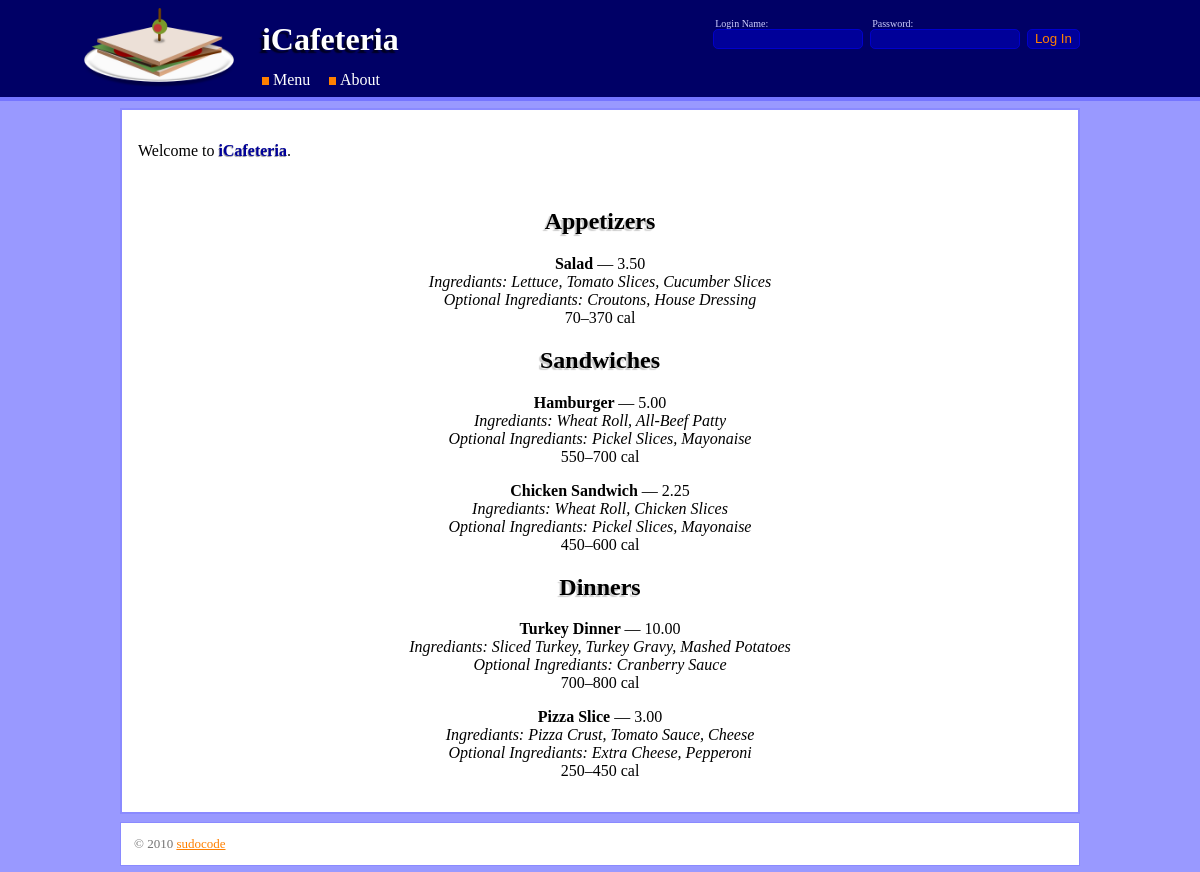
The page / on the database its author committed.
### tables this page shows
CREATE TABLE IF NOT EXISTS items (
    item_id INT AUTO_INCREMENT,
    item_name VARCHAR(20) NOT NULL,
    cost FLOAT NOT NULL,
    sold_out BOOLEAN NOT NULL DEFAULT FALSE,
    prep_time INT NOT NULL,
    item_type_id INT NOT NULL,
    PRIMARY KEY (item_id),
    FOREIGN KEY (item_type_id) REFERENCES item_types(item_type_id)
);

CREATE TABLE IF NOT EXISTS item_types (
    item_type_id INT AUTO_INCREMENT,
    item_type_name VARCHAR(20) NOT NULL,
    PRIMARY KEY (item_type_id)
);

CREATE TABLE IF NOT EXISTS ingreds (
    ingred_id INT AUTO_INCREMENT,
    description VARCHAR(20) NOT NULL,
    calories INT NOT NULL,
    PRIMARY KEY (ingred_id)
);

### htdocs/index.php (the view, shortened to what this page needs)
<?php include('../include/header.php'); ?>
<div id="welcome">
    <p>Welcome to <span class="special">iCafeteria</span>.</p>
</div>
<ul class="menu">
<?php
$results = mysql_query(<<<SQL
SELECT items.*,
       item_type_name,
       req_ingreds.calories AS min_calories,
       all_ingreds.calories AS max_calories
  FROM       items
        JOIN item_types
       USING (item_type_id)
        LEFT
        JOIN (   SELECT items.item_id AS item_id, SUM(ingreds.calories) AS calories
                   FROM       items
                         JOIN items_ingreds
                        USING (item_id)
                         JOIN ingreds
                        USING (ingred_id)
                  WHERE NOT items_ingreds.optional
               GROUP BY items.item_id
             ) AS req_ingreds
       USING (item_id)
        LEFT
        JOIN (   SELECT items.item_id AS item_id, SUM(ingreds.calories) AS calories
                   FROM       items
                         JOIN items_ingreds
                        USING (item_id)
                         JOIN ingreds
                        USING (ingred_id)
               GROUP BY items.item_id
             ) AS all_ingreds
       USING (item_id)
 ORDER
    BY item_type_id
SQL
    , $db)
    or die('Select failed: ' . mysql_error());
$prev_item_type_id = 0;
while (($row = mysql_fetch_assoc($results)) !== FALSE) {
    $cost = money_format('$%n', $row['cost']);
    if ($row['item_type_id'] != $prev_item_type_id) {
        echo "<li><h2>$row[item_type_name]</h2></li>";
        $prev_item_type_id = $row['item_type_id'];
    }
    echo '<li>';
    echo "<div class=\"title\">$row[item_name] <span class=\"cost\">&mdash; $cost</span>";
    echo "</div>";
    echo '<div class="ingrediants">';
    $ingred_result = mysql_query("SELECT description FROM items_ingreds join ingreds using (ingred_id) WHERE items_ingreds.item_id = $row[item_id] AND items_ingreds.optional = FALSE", $db)
        or die ('Select failed'.mysql_error());
    $first = true;
    while (($ingred_row = mysql_fetch_assoc($ingred_result)) != FALSE) {
        echo ($first ? 'Ingrediants: ' : ', ') . $ingred_row['description'];
        $first = false;
    }
    echo '</div>';
    echo '<div class="ingrediants">';
    $ingred_opt_result = mysql_query("SELECT description FROM items_ingreds join ingreds using (ingred_id) WHERE items_ingreds.item_id = $row[item_id] AND items_ingreds.optional = TRUE", $db)
        or die ('Select failed'.mysql_error());
    $first = true;
    while (($ingred_opt_row = mysql_fetch_assoc($ingred_opt_result)) != FALSE) {
        echo ($first ? 'Optional Ingrediants: ' : ', ') . $ingred_opt_row['description'];
        $first = false;
    }
    echo '</div>';
    $calories = "$row[min_calories]&ndash;$row[max_calories]";
    echo "<div class=\"calories\">$calories cal</div>";
    echo '</li>';
}
?>
</ul>
<?php include('../include/footer.php'); ?>

### include/header.php (shortened to what this page needs)
<?php
$db = mysql_connect('localhost:3306', 'www') or die('Cannot connect to database: ' . mysql_error());
?>
<!DOCTYPE html>
<html>
    <head>
        <link type="text/css" rel="stylesheet" href="/assets/style/layout.css">
        <link type="text/css" rel="stylesheet" href="/assets/style/theme.css">
    </head>
    <body>
        <div id="toolbar">
<?php if(isset($_SESSION['user_id'])): ?>
            <form action="/" method="POST">
                <input type="hidden" name="action" value="logout">
                <ul id="login">
                    <li class="login-info">
<?php
$user_result = mysql_query("SELECT * FROM users WHERE user_id=$_SESSION[user_id]", $db)
    or die('Select failed: ' . mysql_error());
$user_row = mysql_fetch_assoc($user_result);
echo "Logged in as $user_row[f_name] $user_row[l_name]";
?>
                    </li>
                    <li>
                        <button type="submit">Log Out</button>
                    </li>
                </ul>
            </form>
<?php else: ?>
            <form action="/" method="POST">
                <ul id="login">
                    <li>
                        <label for="username">Login Name:</label>
                        <input type="text" id="username" name="username" />
                    </li>
                    <li>
                        <label for="password">Password:</label>
                        <input type="password" id="password" name="password" />
                    </li>
                    <li>
                        <button type="submit">Log In</button>
                    </li>
                </ul>
            </form>
<?php endif; ?>
            <a href="/"><img id="logo" src="/assets/img/logo.png" alt="" /></a>
            <h1><a href="/">iCafeteria</a></h1>
            <ul id="main-nav">
                <li><a href="/">Menu</a></li>
                <li><a href="/about">About</a></li>
            </ul>
        </div>
        <div id="content">

### include/footer.php
        </div>
        <div id="footer">
            <p>&copy; 2010 <a href="http://sudocode.pbworks.com">sudocode</a></p>
        </div>
    </body>
</html>

### htdocs/assets/style/layout.css (style rules this page uses)
body { margin: 0; }
#content, #footer { margin: 1ex 10%; min-width: 800px; padding: 1em; }
#content #welcome { margin-bottom: 3em; }
#footer p { margin: 0; }
#login { float: right; margin: 1em 0 0 0; padding: 0; }
#login button, #login input { display: inline-block; }
#login button, #login input[type ~= button], #login input[type ~= submit] { padding: 0.2ex 1ex; }
#login input[type ~= password], #login input[type ~= text] { padding: 0.2ex 0.5ex; width: 20ex; }
#login label { padding: 0 0 0 0.5ex; display: block; }
#login li { display: inline-block; margin: 0 0 0 1ex; }
#logo { float: left; height: 5em; margin-left: -3em; margin-right: 1em; }
#main-nav { margin: 0; padding: 0; }
#main-nav a::before { content: ""; display: inline-block; height: 0.5em; margin: 0 0.5ex 0 0; width: 1ex; }
#main-nav > li { display: inline; margin: 0 2ex 0 0; }
#toolbar { min-width: 800px; padding: 0.5em 10%; }
#toolbar > h1 { margin: 0.4em 0; }
#toolbar > *:last-child::after { clear: both; content: ""; display: block; height: 0; visibility: hidden; }
.menu { list-style: none; margin: 0; padding: 0; text-align: center; }
.menu li { margin: 0 0 1em 0; padding: 0; }

### htdocs/assets/style/theme.css (style rules this page uses)
a { color: #FF8000; text-decoration: underline; }
a img { border: none; }
h1 { text-shadow: rgba(0, 0, 0, 0.7) -0.2ex 0.2ex 0.1ex; }
h1, h2, h3 { font-family: Georgia, Times, "Times New Roman", serif; }
h2 { text-shadow: rgba(0, 0, 0, 0.2) -0.2ex 0.2ex 0.1ex; }
html { background: #9999FF; }
#content, #footer { background: white; border: 0.3ex solid #8A8AFF; }
#content { color: black; }
#footer { color: #737373; font-size: small; }
#login { font-size: x-small; }
#login > li > label { color: #CCCCFF; font-size: x-small; }
#main-nav a { color: white; }
#main-nav a::before { background: #FF8000; }
#toolbar { background: #000066; border-bottom: 0.6ex solid #7575FF; color: white; font-family: Georgia, Times, "Times New Roman", serif; }
#toolbar a { color: white; text-decoration: none; }
#toolbar button, #toolbar input { -moz-border-radius: 0.7ex; -webkit-border-radius: 0.7ex; background: #000099; border: 0.2ex solid #0000CC; color: white; }
#toolbar button, #toolbar input[type ~= button], #toolbar input[type ~= submit] { color: #FF8000; }
.menu .title { font-weight: bold; }
.menu .title .cost, .menu .title .add-to-cart { font-weight: normal; }
.menu .ingrediants { font-style: italic; }
.special { color: #000099; font-weight: bold; text-shadow: rgba(0, 0, 0, 0.4) -0.1ex 0.1ex 0.1ex; }

### rows shown on the page
items: item_type.item_type_name "Appetizers", item_name "Salad", cost "3.50", calories "70–370"
ingreds: shows "Ingrediants:", description "Lettuce"
ingreds: description "Tomato Slices"
ingreds: description "Cucumber Slices"
ingreds: shows "Optional Ingrediants:", description "Croutons"
ingreds: description "House Dressing"
items: item_type.item_type_name "Sandwiches", item_name "Hamburger", cost "5.00", calories "550–700"
ingreds: shows "Ingrediants:", description "Wheat Roll"
ingreds: description "All-Beef Patty"
ingreds: shows "Optional Ingrediants:", description "Pickel Slices"
ingreds: description "Mayonaise"
items: item_name "Chicken Sandwich", cost "2.25", calories "450–600"
ingreds: description "Chicken Slices"
items: item_type.item_type_name "Dinners", item_name "Turkey Dinner", cost "10.00", calories "700–800"
ingreds: shows "Ingrediants:", description "Sliced Turkey"
ingreds: description "Turkey Gravy"
ingreds: description "Mashed Potatoes"
ingreds: shows "Optional Ingrediants:", description "Cranberry Sauce"
items: item_name "Pizza Slice", cost "3.00", calories "250–450"
ingreds: shows "Ingrediants:", description "Pizza Crust"
ingreds: description "Tomato Sauce"
ingreds: description "Cheese"
ingreds: shows "Optional Ingrediants:", description "Extra Cheese"
ingreds: description "Pepperoni"
